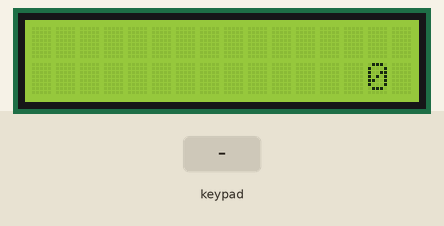
A sketch run on a simulated Arduino Uno, built with avr-gcc and run on an emulated ATmega328P. Shown: 16×2 character LCD. Wiring (inferred from the names in the program): 4×4 keypad with keys 1 2 3 A 4 5 6 B 7 8 9 C * 0 # D (labels assumed): rows pin 6, A4, pin 8, pin 12; columns pin 5, pin 7, pin 13, A3. The inputs (shaded band) are chosen by the test bench.

Above: at 1.2 s.
1.3 s: key '1' pressed
At 1.38 s:
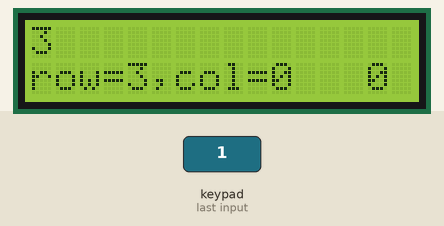
2.9 s: key '6' pressed
At 4.2 s:
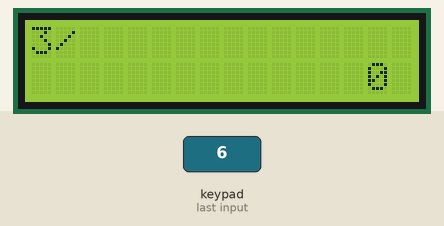
4.5 s: keypad keys 2 5 pressed 0.4 s apart
At 5.8 s:
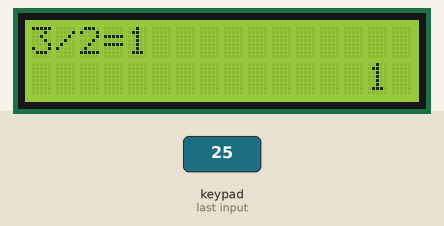
6.8 s: keypad keys 1 2 pressed 0.4 s apart
At 7.27 s:
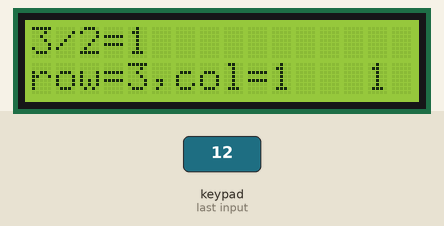
Timing chart, 0 to 9.8 s (numbered marks = the images above; inputs shaded):
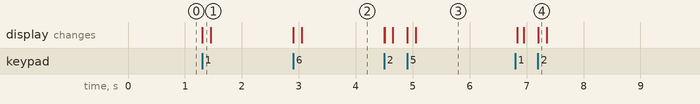

The sketch:

jsq.ino
```cpp
#include<LiquidCrystal.h>
LiquidCrystal lcd(2, 11, 10, A1, A0, A2);
int R0 = A4;
int R1 = 8;
int R2 = 12;
int R3 = 6;
int C0 = 5;
int C1 = 7;
int C2 = 13;
int C3 = A3;
int pressed;
int state;
int StateTransEn;
int v1, v2, v3, op;

void setup()
{
  pinMode(R0, OUTPUT);
  pinMode(R1, OUTPUT);
  pinMode(R2, OUTPUT);
  pinMode(R3, OUTPUT);
  pinMode(C0, INPUT_PULLUP);
  pinMode(C1, INPUT_PULLUP);
  pinMode(C2, INPUT_PULLUP);
  pinMode(C3, INPUT_PULLUP);
  lcd.begin(16, 2);
  lcd.clear();
  lcd.setCursor(14, 1);
  lcd.print(0);
  v1 = 0;
  v2 = 0;
  StateTransEn = 1;
  state = 0;
}

void loop()
{
  pressed = 0;


  //ROW=0111
  digitalWrite(R0, LOW);
  digitalWrite(R1, HIGH);
  digitalWrite(R2, HIGH);
  digitalWrite(R3, HIGH);
  if (digitalRead(C0) == 0)
  {
    lcd.setCursor(0, 1);
    lcd.print("row=0,col=0");
    lcd.clear();
    lcd.setCursor(14, 1);
    lcd.print(0);
    pressed = 1;
    StateMachine(15);
  }
  if (digitalRead(C1) == 0)
  {
    lcd.setCursor(0, 1);
    lcd.print("row=0,col=1");
    pressed = 1;
    StateMachine(14);
  }
  if (digitalRead(C2) == 0)
  {
    lcd.setCursor(0, 1);
    lcd.print("row=0,col=2");
    pressed = 1;
    StateMachine(13);
  }
  if (digitalRead(C3) == 0)
  {
    lcd.setCursor(0, 1);
    lcd.print("row=0,col=3");
    pressed = 1;
    StateMachine(12);
  }


  //ROW=1011
  digitalWrite(R0, HIGH);
  digitalWrite(R1, LOW);
  digitalWrite(R2, HIGH);
  digitalWrite(R3, HIGH);
  if (digitalRead(C0) == 0)
  {
    lcd.setCursor(0, 1);
    lcd.print("row=1,col=0");
    pressed = 1;
    StateMachine(11);
  }
  if (digitalRead(C1) == 0)
  {
    lcd.setCursor(0, 1);
    lcd.print("row=1,col=1");
    pressed = 1;
    StateMachine(10);
  }
  if (digitalRead(C2) == 0)
  {
    lcd.setCursor(0, 1);
    lcd.print("row=1,col=2");
    pressed = 1;
    StateMachine(9);
  }
  if (digitalRead(C3) == 0)
  {
    lcd.setCursor(0, 1);
    lcd.print("row=1,col=3");
    pressed = 1;
    StateMachine(8);
  }


  //ROW=1101
  digitalWrite(R0, HIGH);
  digitalWrite(R1, HIGH);
  digitalWrite(R2, LOW);
  digitalWrite(R3, HIGH);
  if (digitalRead(C0) == 0)
  {
    lcd.setCursor(0, 1);
    lcd.print("row=2,col=0");
    pressed = 1;
    StateMachine(7);
  }
  if (digitalRead(C1) == 0)
  {
    lcd.setCursor(0, 1);
    lcd.print("row=2,col=1");
    pressed = 1;
    StateMachine(6);
  }
  if (digitalRead(C2) == 0)
  {
    lcd.setCursor(0, 1);
    lcd.print("row=2,col=2");
    pressed = 1;
    StateMachine(5);
  }
  if (digitalRead(C3) == 0)
  {
    lcd.setCursor(0, 1);
    lcd.print("row=2,col=3");
    pressed = 1;
    StateMachine(4);
  }


  //ROW=1110
  digitalWrite(R0, HIGH);
  digitalWrite(R1, HIGH);
  digitalWrite(R2, HIGH);
  digitalWrite(R3, LOW);
  if (digitalRead(C0) == 0)
  {
    lcd.setCursor(0, 1);
    lcd.print("row=3,col=0");
    pressed = 1;
    StateMachine(3);
  }
  if (digitalRead(C1) == 0)
  {
    lcd.setCursor(0, 1);
    lcd.print("row=3,col=1");
    pressed = 1;
    StateMachine(2);
  }
  if (digitalRead(C2) == 0)
  {
    lcd.setCursor(0, 1);
    lcd.print("row=3,col=2");
    pressed = 1;
    StateMachine(1);
  }
  if (digitalRead(C3) == 0)
  {
    lcd.setCursor(0, 1);
    lcd.print("row=3,col=3");
    pressed = 1;
    StateMachine(0);
  }
  if (pressed == 0)
  {
    lcd.setCursor(0, 1);
    lcd.print("             ");
    StateTransEn = 1;
  }
}
void StateMachine(int k)
{
  if (StateTransEn == 1)
  {
    switch (state)
    {
      case 0:
        v1 = 0;
        v2 = 0;
        if ((k >= 0) && (k <= 9))
        {
          state = 1;
          v1 = k;
        }
        break;
      case 1:
        if ((k >= 0) && (k <= 9))
        {
          v1 = v1 * 10 + k;
        }
        if ((k >= 10) && (k <= 13))
        {
          state = 2;
          op = k;
        }
        if (k == 15)
        {
          state = 0;
        }
        break;
      case 2:
        if ((k >= 10) && (k <= 13))
        {
          op = k;
        }
        if ((k >= 0) && (k <= 9))
        {
          state = 3;
          v2 = k;
        }
        if (k == 15)
        {
          state = 0;
        }
        break;
      case 3:
        if ((k >= 0) && (k <= 9))
        {
          v2 = v2 * 10 + k;
        }
        if (k == 14)
        {
          state = 4;
          switch (op)
          {
            case 10:
              v3 = v1 + v2;
              break;
            case 11:
              v3 = v1 - v2;
              break;
            case 12:
              v3 = v1 * v2;
              break;
            case 13:
              v3 = v1 / v2;
              break;
          }
        }
        if (k == 15)
        {
          state = 0;
        }
        break;
      case 4:
        if (k == 15)
        {
          state = 0;
        }
        break;
    }
    show();
    StateTransEn = 0;
  }
}
void show()
{
  lcd.setCursor(0, 1);
  lcd.print("             ");
  lcd.setCursor(14, 1);
  lcd.print(v3);
  lcd.setCursor(0, 0);
  if (state >= 1)
  {
    lcd.print(v1);
  }
  if (state >= 2)
  {
    switch (op)
    {
      case 10:
        lcd.print("+");
        break;
      case 11:
        lcd.print("-");
        break;
      case 12:
        lcd.print("*");
        break;
      case 13:
        lcd.print("/");
        break;
    }
  }
  if (state >= 3)
  {
    lcd.print(v2);
  }
  if (state >= 4)
  {
    lcd.print("=");
    lcd.print(v3);
  }
}
```

Measured:
- after the input at 1.3 s, the display: first changes at once (image 1 shows a later state)
- after the input at 2.9 s, the display: changes at once (image 2)
- after the input at 4.5 s, the display: first changes at once (image 3 shows a later state)
- after the input at 6.8 s, the display: first changes at once (image 4 shows a later state)
